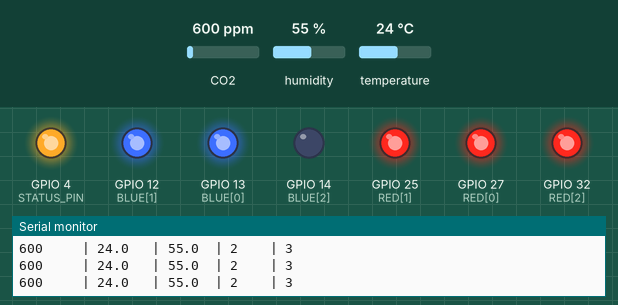
A sketch run on a simulated ESP32. On the bench: output pins drawn as LEDs (lit = HIGH), the last lines printed to the serial monitor. Dashed ring = blinking. Inputs (shaded band) come from the test bench; at power-on: CO2 600 ppm, humidity 55 %, temperature 24 °C. WiFi joins after 1.5 s; servers stay silent unless stated; uploads are accepted with an empty reply; random numbers use the default seed unless the sketch sets one.

Above: at 4.2 s.
4.3 s: CO2 set to 542 ppm
7.3 s: CO2 set to 452 ppm
At 10.0 s:
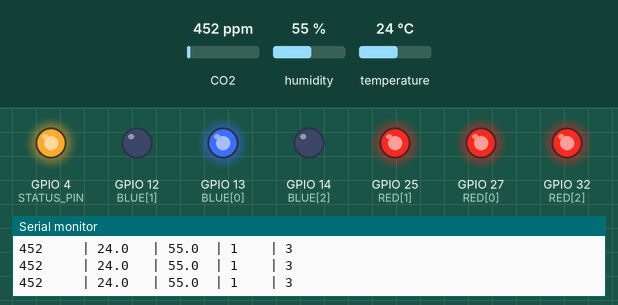
10.3 s: humidity set to 53 %
At 12.0 s:
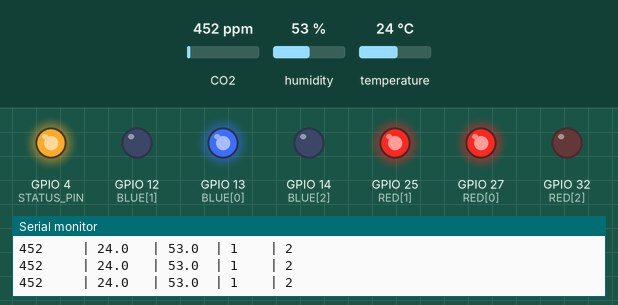
13.3 s: CO2 set to 1050 ppm
At 14.04 s:
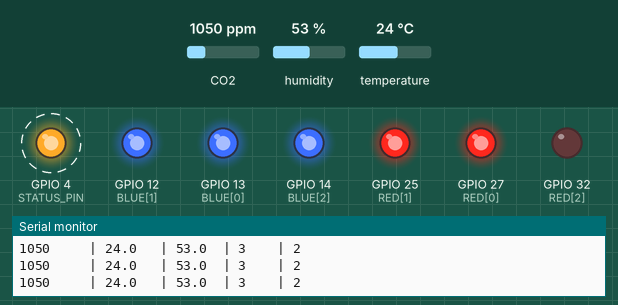
16.3 s: humidity set to 36 %
19.3 s: humidity set to 33 %
At 20.12 s:
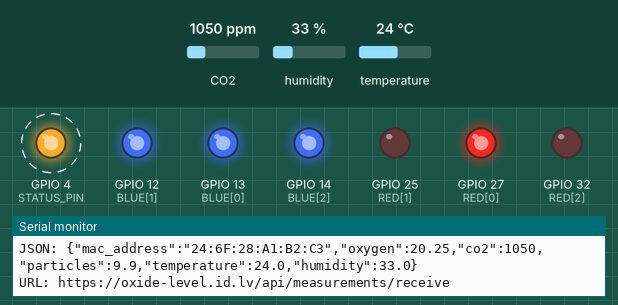
Timing chart, 0 to 23.3 s (numbered marks = the images above; inputs shaded):
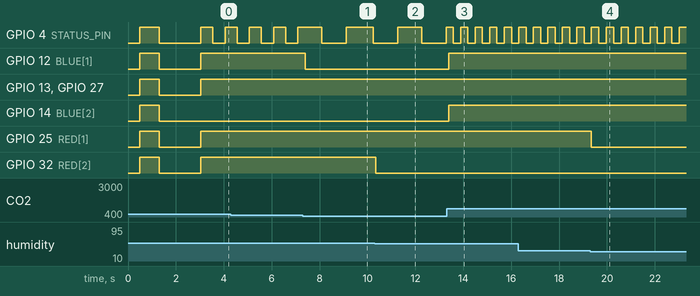

Measured:
- the behaviour switches between 500 and 499 ppm on CO2 (found by bisection; images 0 and 1)
- the behaviour switches between 55 and 54 % on humidity (found by bisection; images 1 and 2)
- the behaviour switches between 35 and 34 % on humidity (found by bisection; images 3 and 4)
- after the input at 7.3 s, GPIO 12 (BLUE[1]): HIGH → LOW after 0.09 s
- after the input at 10.3 s, GPIO 32 (RED[2]): HIGH → LOW after 0.05 s
- after the input at 13.3 s, GPIO 12 (BLUE[1]), GPIO 14 (BLUE[2]): LOW → HIGH after 0.08 s
- after the input at 19.3 s, GPIO 25 (RED[1]): HIGH → LOW after 0.05 s
- by itself, GPIO 4 (STATUS_PIN): alternates HIGH for 0.30 s and LOW for 0.30 s

The sketch:

esp32_sensor.ino
```cpp
/*
 * ESP32 Sensor Data Collector (SCD41) - Sensirion Library Version
 *
 * Библиотека: "Sensirion I2C SCD4x" (установить через Library Manager)
 */

#include <Arduino.h>
#include <SensirionI2CScd4x.h>
#include <Wire.h>
#include <WiFi.h>
#include <HTTPClient.h>
#include <WiFiClientSecure.h>

SensirionI2CScd4x scd4x;

// ========================================
// WiFi setting
// ========================================
const char* ssid = "Vl";
const char* password = "12345678";
const char* serverHost = "oxide-level.id.lv";

// ========================================

// I2C pins (ESP32)
const int SDA_PIN = 21;
const int SCL_PIN = 22;

// Blue LEDs CO2 3 levels
const int BLUE[3] = {13, 12, 14};
// Red LEDs Humidity, 3 levels
const int RED[3]  = {27, 25, 32};
// Status LED
const int STATUS_PIN = 4;

// CO2  (ppm)
const int CO2_L1 = 500;
const int CO2_L2 = 800;

// Humidity t (%)
const float HUM_L1 = 35.0;
const float HUM_L2 = 55.0;

bool sensorOk = false;

// for sending data
unsigned long lastSend = 0;
const unsigned long SEND_INTERVAL = 10000;

// Функция для получения MAC-адреса ESP32
String getMacAddress() {
    uint8_t mac[6];
    WiFi.macAddress(mac);
    char macStr[18];
    sprintf(macStr, "%02X:%02X:%02X:%02X:%02X:%02X",
            mac[0], mac[1], mac[2], mac[3], mac[4], mac[5]);
    return String(macStr);
}

void setBlueLevel(int lvl) {
  for (int i = 0; i < 3; i++) {
    digitalWrite(BLUE[i], (i < lvl) ? HIGH : LOW);
  }
}

void setRedLevel(int lvl) {
  for (int i = 0; i < 3; i++) {
    digitalWrite(RED[i], (i < lvl) ? HIGH : LOW);
  }
}

int co2ToLevel(int co2) {
  if (co2 < CO2_L1) return 1;
  if (co2 < CO2_L2) return 2;
  return 3;
}

int humToLevel(float hum) {
  if (hum < HUM_L1) return 1;
  if (hum < HUM_L2) return 2;
  return 3;
}

unsigned long blinkMs = 1000, lastBlink = 0;
bool statusOn = false;

void setBlinkByCO2(int co2) {
  if (co2 < CO2_L1)      blinkMs = 1000;
  else if (co2 < CO2_L2) blinkMs = 500;
  else                   blinkMs = 250;
}

void tickBlink() {
  unsigned long now = millis();
  if (now - lastBlink >= blinkMs) {
    lastBlink = now;
    statusOn = !statusOn;
    digitalWrite(STATUS_PIN, statusOn ? HIGH : LOW);
  }
}

void connectWiFi() {
  Serial.println("=================================");
  Serial.print("Connecting to  WiFi: ");
  Serial.println(ssid);

  WiFi.begin(ssid, password);

  int attempts = 0;
  while (WiFi.status() != WL_CONNECTED && attempts < 20) {
    delay(500);
    Serial.print(".");
    attempts++;
  }

  if (WiFi.status() == WL_CONNECTED) {
    Serial.println("\nWiFi is connected!");
    Serial.print("IP adres ESP32: ");
    Serial.println(WiFi.localIP());

    // ВЫВОД MAC-АДРЕСА
    Serial.println("=================================");
    Serial.print("MAC Address ESP32: ");
    String macAddr = getMacAddress();
    Serial.println(macAddr);
    Serial.println("=================================");
    Serial.println("Скопируйте этот MAC-адрес и используйте его при добавлении устройства!");
    Serial.println("=================================");
  } else {
    Serial.println("\nWe cant connect to WiFi");
  }
}

void sendDataToServer(int co2, float temp, float humidity) {
  if (WiFi.status() != WL_CONNECTED) {
    Serial.println("WiFi not avaliable!");
    return;
  }

  float oxygen = 20.9 - (co2 - 400) * 0.001;
  if (oxygen < 19.0) oxygen = 19.0;
  if (oxygen > 21.0) oxygen = 21.0;

  float particles = humidity * 0.3;

  // Получаем MAC-адрес для отправки на сервер
  String macAddr = getMacAddress();

  String jsonData = "{";
  jsonData += "\"mac_address\":\"" + macAddr + "\",";
  jsonData += "\"oxygen\":" + String(oxygen, 2) + ",";
  jsonData += "\"co2\":" + String(co2) + ",";
  jsonData += "\"particles\":" + String(particles, 1);
  if (temp > -100) { // Simple check if temp is valid
    jsonData += ",\"temperature\":" + String(temp, 1);
  }
  if (humidity > 0) {
    jsonData += ",\"humidity\":" + String(humidity, 1);
  }
  jsonData += "}";

  Serial.println("\nSend Data to back:");
  Serial.print("MAC Address: "); Serial.println(macAddr);
  Serial.print("Oxygen: "); Serial.print(oxygen, 2); Serial.println(" %");
  Serial.print("CO2: "); Serial.print(co2); Serial.println(" ppm");
  Serial.print("Particles: "); Serial.print(particles, 1); Serial.println(" ug/m3");
  Serial.print("Temperature: "); Serial.print(temp, 1); Serial.println(" C");
  Serial.print("Humidity: "); Serial.print(humidity, 1); Serial.println(" %");
  Serial.println("JSON: " + jsonData);

  WiFiClientSecure client;
  client.setInsecure();

  HTTPClient http;
  String url = "https://" + String(serverHost) + "/api/measurements/receive";

  Serial.print("URL: ");
  Serial.println(url);

  http.begin(client, url);
  http.addHeader("Content-Type", "application/json");

  int httpCode = http.POST(jsonData);

  if (httpCode > 0) {
    Serial.print("HTTP Response Code: ");
    Serial.println(httpCode);

    if (httpCode == 200 || httpCode == 201) {
      Serial.println("Data is sent!");
      String response = http.getString();
      Serial.println("Response: " + response);
    } else {
      Serial.println("Backend give back an error");
      String response = http.getString();
      Serial.println("Response: " + response);
    }
  } else {
    Serial.print("error HTTP: ");
    Serial.println(http.errorToString(httpCode));
  }

  http.end();
  Serial.println("----------------------------");
}

void printUint16Hex(uint16_t value) {
  Serial.print(value < 4096 ? "0" : "");
  Serial.print(value < 256 ? "0" : "");
  Serial.print(value < 16 ? "0" : "");
  Serial.print(value, HEX);
}

void printSerialNumber(uint16_t serial0, uint16_t serial1, uint16_t serial2) {
  Serial.print("Serial: 0x");
  printUint16Hex(serial0);
  printUint16Hex(serial1);
  printUint16Hex(serial2);
  Serial.println();
}

void setup() {
  Serial.begin(115200);
  delay(500);
  Serial.println();
  Serial.println("===== SCD41 Monitor (Sensirion Lib) =====");

  // Init LEDs
  for (int i = 0; i < 3; i++) {
    pinMode(BLUE[i], OUTPUT);
    digitalWrite(BLUE[i], LOW);
    pinMode(RED[i], OUTPUT);
    digitalWrite(RED[i], LOW);
  }
  pinMode(STATUS_PIN, OUTPUT);
  digitalWrite(STATUS_PIN, LOW);

  // LED Test
  Serial.println("LED test...");
  for (int i = 0; i < 3; i++) {
    digitalWrite(BLUE[i], HIGH);
    digitalWrite(RED[i], HIGH);
  }
  digitalWrite(STATUS_PIN, HIGH);
  delay(800);
  for (int i = 0; i < 3; i++) {
    digitalWrite(BLUE[i], LOW);
    digitalWrite(RED[i], LOW);
  }
  digitalWrite(STATUS_PIN, LOW);
  delay(200);

  connectWiFi();

  // Init I2C
  Wire.begin(SDA_PIN, SCL_PIN);

  // Init SCD4x
  scd4x.begin(Wire);

  // Reset SCD4x to be safe
  // scd4x.stopPeriodicMeasurement();
  // delay(500);

  uint16_t error;
  char errorMessage[256];

  // stop potentially ongoing measurement
  error = scd4x.stopPeriodicMeasurement();
  if (error) {
      Serial.print("Error stopping measurement: ");
      errorToString(error, errorMessage, 256);
      Serial.println(errorMessage);
  }

  uint16_t serial0;
  uint16_t serial1;
  uint16_t serial2;
  error = scd4x.getSerialNumber(serial0, serial1, serial2);
  if (error) {
      Serial.print("Error trying to execute getSerialNumber(): ");
      errorToString(error, errorMessage, 256);
      Serial.println(errorMessage);
      sensorOk = false;
      Serial.println("Sensor is not available, we use simulation!");
  } else {
      printSerialNumber(serial0, serial1, serial2);
      Serial.println("Sensor found!");
      sensorOk = true;

      // Start Measurement
      error = scd4x.startPeriodicMeasurement();
      if (error) {
          Serial.print("Error trying to execute startPeriodicMeasurement(): ");
          errorToString(error, errorMessage, 256);
          Serial.println(errorMessage);
      }
      Serial.println("Waiting for first measurement... (5 sec)");
  }

  Serial.println();
  Serial.println("CO2(ppm) | Temp(C) | Hum(%) | Blue | Red");
  Serial.println("---------|---------|--------|------|----");
}

void loop() {
  if (!sensorOk) {
    Serial.println("Sensor is not avaliable we use simulation!");

    int co2 = 400 + random(-50, 200);
    float temp = 22.0 + random(-20, 20) / 10.0;
    float humidity = 45.0 + random(-100, 100) / 10.0;

    Serial.println(" simulation data:");
    Serial.print("CO2: "); Serial.print(co2); Serial.println(" ppm");
    Serial.print("Temp: "); Serial.print(temp, 1); Serial.println(" C");
    Serial.print("Humidity: "); Serial.print(humidity, 1); Serial.println(" %");

    int blueLvl = co2ToLevel(co2);
    int redLvl = humToLevel(humidity);
    setBlueLevel(blueLvl);
    setRedLevel(redLvl);
    setBlinkByCO2(co2);

    sendDataToServer(co2, temp, humidity);

    tickBlink();
    delay(10000); // 10 sec for simulation
    return;
  }

  // Read Measurement
  uint16_t error;
  char errorMessage[256];

  // Check data ready status
  bool isDataReady = false;
  error = scd4x.getDataReadyFlag(isDataReady);

  if (error) {
    Serial.print("Error trying to execute getDataReadyFlag(): ");
    errorToString(error, errorMessage, 256);
    Serial.println(errorMessage);
    delay(1000);
    return;
  }

  if (isDataReady) {
      uint16_t co2Raw;
      float temperature;
      float humidity;

      error = scd4x.readMeasurement(co2Raw, temperature, humidity);

      if (error) {
          Serial.print("Error trying to execute readMeasurement(): ");
          errorToString(error, errorMessage, 256);
          Serial.println(errorMessage);
      } else if (co2Raw == 0) {
          Serial.println("Invalid sample: CO2 is 0");
      } else {
          int co2 = (int)co2Raw;

          int blueLvl = co2ToLevel(co2);
          int redLvl  = humToLevel(humidity);

          setBlueLevel(blueLvl);
          setRedLevel(redLvl);
          setBlinkByCO2(co2);

          Serial.print(co2);
          Serial.print("     | ");
          Serial.print(temperature, 1);
          Serial.print("   | ");
          Serial.print(humidity, 1);
          Serial.print("  | ");
          Serial.print(blueLvl);
          Serial.print("    | ");
          Serial.println(redLvl);

          unsigned long now = millis();
          if (now - lastSend >= SEND_INTERVAL) {
            lastSend = now;
            sendDataToServer(co2, temperature, humidity);
          }
      }
  } else {
    // Data not ready yet
  }

  tickBlink();
  delay(100);
}
```
